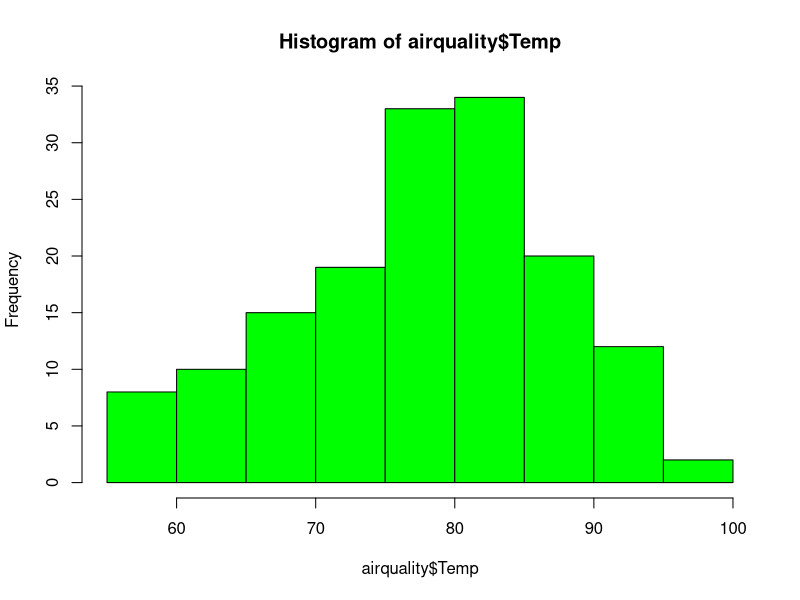
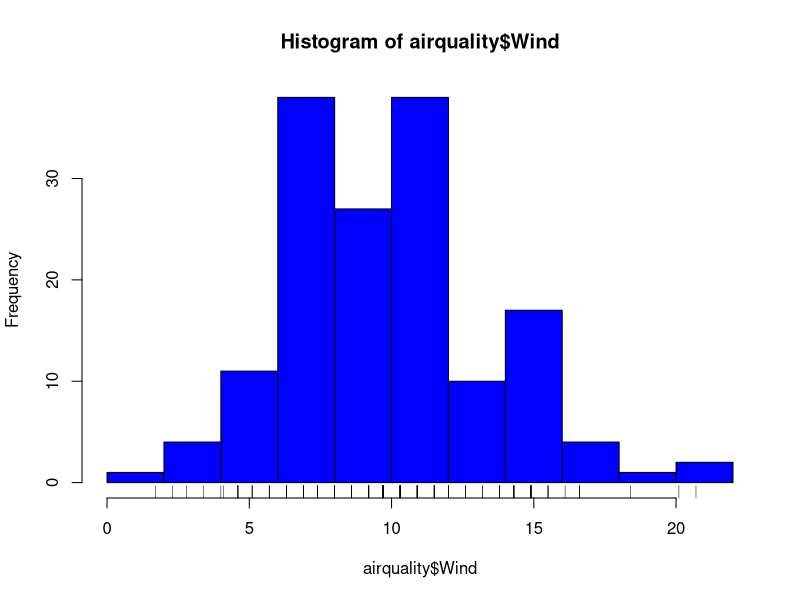
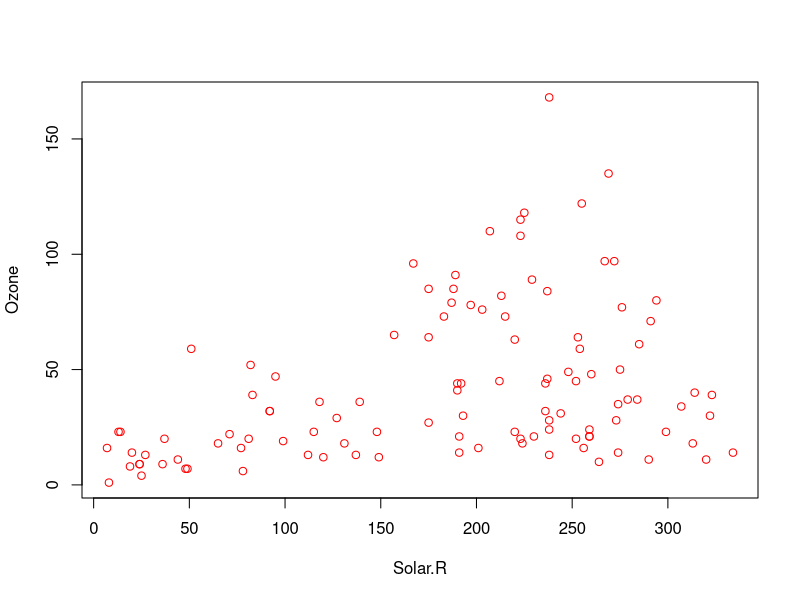
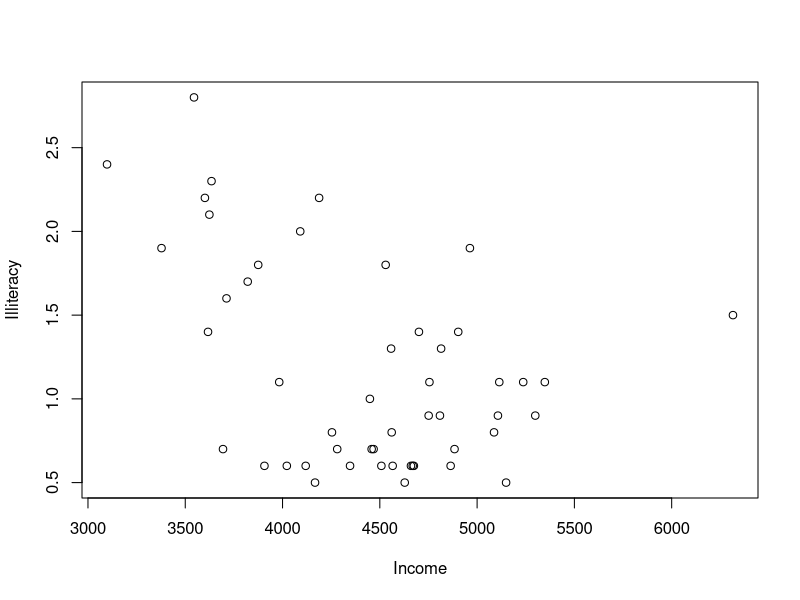
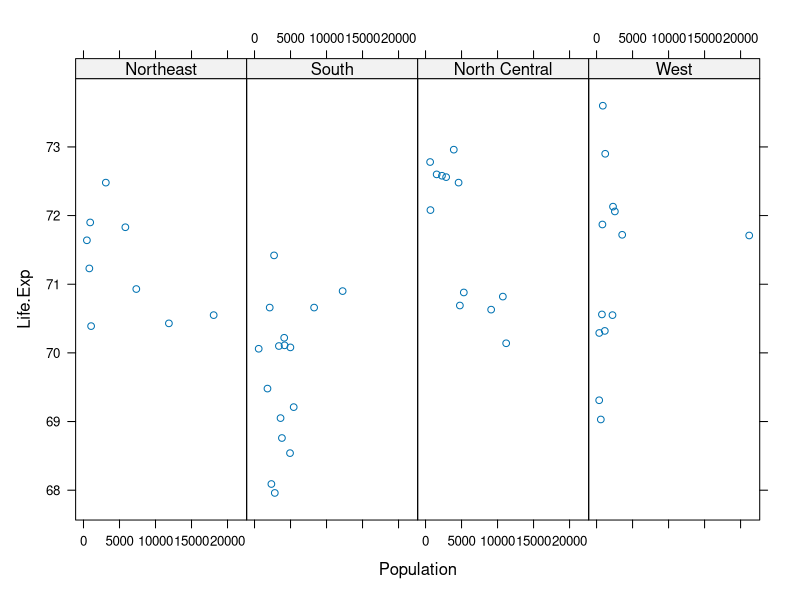
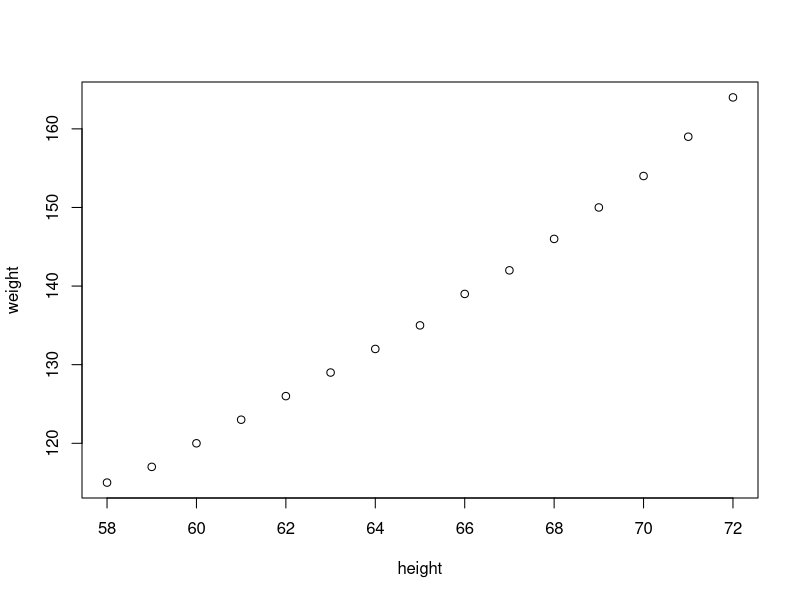
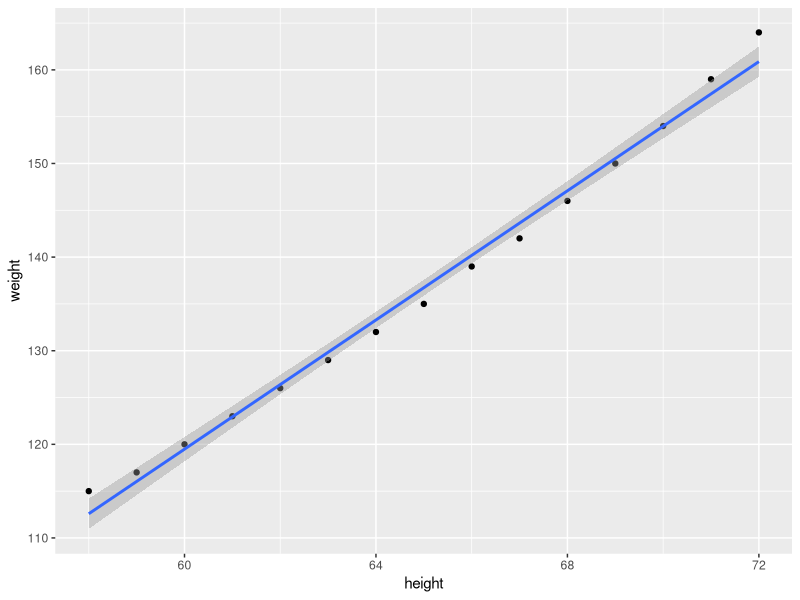
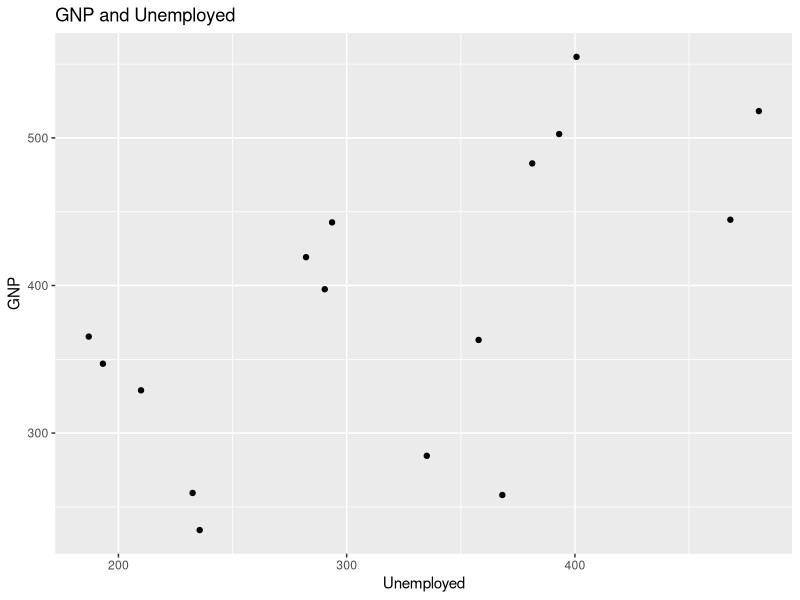

R code for these plots, in order:
## ---- chunk 1
library(datasets)
head(airquality)
## ---- chunk 2
# START YOUR CODE FROM HERE
hist(airquality$Temp, col = 'green')
hist(airquality$Wind, col = "blue")
rug(airquality$Wind)
## ---- chunk 3
with(airquality, plot(Solar.R, Ozone, col = 'red'))
## ---- chunk 4
library(lattice)
library(ggplot2)

head(state.x77)
head(state.region)
## ---- chunk 5
# START YOUR CODE FROM HERE
state <- data.frame(state.x77, region= state.region)

with(state, plot(Income,Illiteracy))

xyplot(Life.Exp ~ Population | region, data = state, layout = c(4,1))

## ---- chunk 6
pdf("rplot.pdf") 
with(state, plot(Income,Illiteracy))

xyplot(Life.Exp ~ Population | region, data = state, layout = c(4,1))
dev.off()
## ---- chunk 7
head(women)
## ---- chunk 8
# START YOUR CODE FROM HERE
with(women, plot(height, weight))
## ---- chunk 9
g <- ggplot(women, aes(height, weight))
g + geom_point() + geom_smooth(method = 'lm') 
## ---- chunk 10
head(longley)
## ---- chunk 11
# START YOUR CODE FOR GRAPH-1
g <- ggplot(data = longley, aes(Unemployed, GNP))
g + geom_point() + labs(title = "GNP and Unemployed")
## ---- chunk 12
# START YOUR CODE fFOR GRAPH-2
ggplot(longley, aes(GNP, Unemployed))+ geom_point(color = "blue")+labs(title = "GNP and Unemployed with Blue")
ggplot(longley, aes(GNP, Employed))+ geom_point(color = "Green")+labs(title = "GNP and Employed with Green")



## ---- chunk 13
# START YOUR CODE FOR GRAPH-3

Armed.Forces.Unemployed.Rel <- ifelse(longley$Armed.Forces > longley$Unemployed, "y", "N")

longley$ARMUnemploy <- Armed.Forces.Unemployed.Rel

ggplot(longley, aes(Armed.Forces, Unemployed, colour = ARMUnemploy))+ geom_point()+labs(title = "Condition based plot of Y and N")

